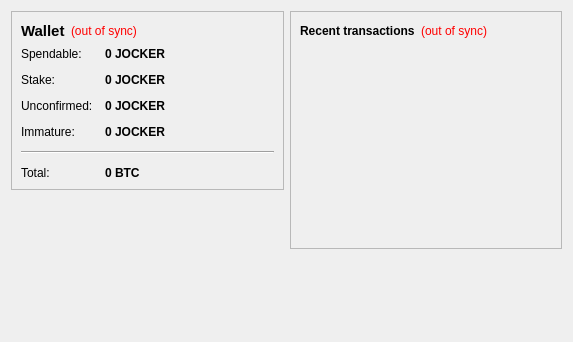
<?xml version="1.0" encoding="UTF-8"?>
<ui version="4.0">
 <class>OverviewPage</class>
 <widget class="QWidget" name="OverviewPage">
  <property name="geometry">
   <rect>
    <x>0</x>
    <y>0</y>
    <width>573</width>
    <height>342</height>
   </rect>
  </property>
  <property name="windowTitle">
   <string>Form</string>
  </property>
  <layout class="QHBoxLayout" name="horizontalLayout" stretch="1,1">
   <item>
    <layout class="QVBoxLayout" name="verticalLayout_2">
     <item>
      <widget class="QFrame" name="frame">
       <property name="frameShape">
        <enum>QFrame::StyledPanel</enum>
       </property>
       <property name="frameShadow">
        <enum>QFrame::Raised</enum>
       </property>
       <layout class="QVBoxLayout" name="verticalLayout_4">
        <item>
         <layout class="QHBoxLayout" name="horizontalLayout_4">
          <item>
           <widget class="QLabel" name="label_5">
            <property name="font">
             <font>
              <pointsize>11</pointsize>
              <weight>75</weight>
              <bold>true</bold>
             </font>
            </property>
            <property name="text">
             <string>Wallet</string>
            </property>
           </widget>
          </item>
          <item>
           <widget class="QLabel" name="labelWalletStatus">
            <property name="toolTip">
             <string>The displayed information may be out of date. Your wallet automatically synchronizes with the Jocker network after a connection is established, but this process has not completed yet.</string>
            </property>
            <property name="styleSheet">
             <string notr="true">QLabel { color: red; }</string>
            </property>
            <property name="text">
             <string notr="true">(out of sync)</string>
            </property>
            <property name="alignment">
             <set>Qt::AlignLeading|Qt::AlignLeft|Qt::AlignVCenter</set>
            </property>
           </widget>
          </item>
          <item>
           <spacer name="horizontalSpacer_2">
            <property name="orientation">
             <enum>Qt::Horizontal</enum>
            </property>
            <property name="sizeHint" stdset="0">
             <size>
              <width>40</width>
              <height>20</height>
             </size>
            </property>
           </spacer>
          </item>
         </layout>
        </item>
        <item>
         <layout class="QFormLayout" name="formLayout_2">
          <property name="fieldGrowthPolicy">
           <enum>QFormLayout::AllNonFixedFieldsGrow</enum>
          </property>
          <property name="horizontalSpacing">
           <number>12</number>
          </property>
          <property name="verticalSpacing">
           <number>12</number>
          </property>
          <item row="0" column="0">
           <widget class="QLabel" name="label">
            <property name="text">
             <string>Spendable:</string>
            </property>
           </widget>
          </item>
          <item row="0" column="1">
           <widget class="QLabel" name="labelBalance">
            <property name="font">
             <font>
              <weight>75</weight>
              <bold>true</bold>
             </font>
            </property>
            <property name="cursor">
             <cursorShape>IBeamCursor</cursorShape>
            </property>
            <property name="toolTip">
             <string>Your current spendable balance</string>
            </property>
            <property name="text">
             <string notr="true">0 JOCKER</string>
            </property>
            <property name="textInteractionFlags">
             <set>Qt::LinksAccessibleByMouse|Qt::TextSelectableByKeyboard|Qt::TextSelectableByMouse</set>
            </property>
           </widget>
          </item>
          <item row="1" column="0">
           <widget class="QLabel" name="label_6">
            <property name="text">
             <string>Stake:</string>
            </property>
           </widget>
          </item>
          <item row="1" column="1">
           <widget class="QLabel" name="labelStake">
            <property name="font">
             <font>
              <weight>75</weight>
              <bold>true</bold>
             </font>
            </property>
            <property name="cursor">
             <cursorShape>IBeamCursor</cursorShape>
            </property>
            <property name="toolTip">
             <string>Total of coins that was staked, and do not yet count toward the current balance</string>
            </property>
            <property name="text">
             <string notr="true">0 JOCKER</string>
            </property>
            <property name="textInteractionFlags">
             <set>Qt::LinksAccessibleByMouse|Qt::TextSelectableByKeyboard|Qt::TextSelectableByMouse</set>
            </property>
           </widget>
          </item>
          <item row="2" column="0">
           <widget class="QLabel" name="label_3">
            <property name="text">
             <string>Unconfirmed:</string>
            </property>
           </widget>
          </item>
          <item row="2" column="1">
           <widget class="QLabel" name="labelUnconfirmed">
            <property name="font">
             <font>
              <weight>75</weight>
              <bold>true</bold>
             </font>
            </property>
            <property name="cursor">
             <cursorShape>IBeamCursor</cursorShape>
            </property>
            <property name="toolTip">
             <string>Total of transactions that have yet to be confirmed, and do not yet count toward the current balance</string>
            </property>
            <property name="text">
             <string notr="true">0 JOCKER</string>
            </property>
            <property name="textInteractionFlags">
             <set>Qt::LinksAccessibleByMouse|Qt::TextSelectableByKeyboard|Qt::TextSelectableByMouse</set>
            </property>
           </widget>
          </item>
          <item row="3" column="0">
           <widget class="QLabel" name="labelImmatureText">
            <property name="text">
             <string>Immature:</string>
            </property>
           </widget>
          </item>
          <item row="3" column="1">
           <widget class="QLabel" name="labelImmature">
            <property name="font">
             <font>
              <weight>75</weight>
              <bold>true</bold>
             </font>
            </property>
            <property name="toolTip">
             <string>Mined balance that has not yet matured</string>
            </property>
            <property name="text">
             <string notr="true">0 JOCKER</string>
            </property>
            <property name="textInteractionFlags">
             <set>Qt::LinksAccessibleByMouse|Qt::TextSelectableByKeyboard|Qt::TextSelectableByMouse</set>
            </property>
           </widget>
          </item>
          <item row="4" column="0" colspan="2">
           <widget class="Line" name="line">
            <property name="orientation">
             <enum>Qt::Horizontal</enum>
            </property>
           </widget>
          </item>
          <item row="5" column="0">
           <widget class="QLabel" name="labelTotalText">
            <property name="text">
             <string>Total:</string>
            </property>
           </widget>
          </item>
          <item row="5" column="1">
           <widget class="QLabel" name="labelTotal">
            <property name="font">
             <font>
              <weight>75</weight>
              <bold>true</bold>
             </font>
            </property>
            <property name="cursor">
             <cursorShape>IBeamCursor</cursorShape>
            </property>
            <property name="toolTip">
             <string>Your current total balance</string>
            </property>
            <property name="text">
             <string notr="true">0 BTC</string>
            </property>
            <property name="textInteractionFlags">
             <set>Qt::LinksAccessibleByMouse|Qt::TextSelectableByKeyboard|Qt::TextSelectableByMouse</set>
            </property>
           </widget>
          </item>
         </layout>
        </item>
       </layout>
      </widget>
     </item>
     <item>
      <spacer name="verticalSpacer">
       <property name="orientation">
        <enum>Qt::Vertical</enum>
       </property>
       <property name="sizeHint" stdset="0">
        <size>
         <width>20</width>
         <height>40</height>
        </size>
       </property>
      </spacer>
     </item>
    </layout>
   </item>
   <item>
    <layout class="QVBoxLayout" name="verticalLayout_3">
     <item>
      <widget class="QFrame" name="frame_2">
       <property name="frameShape">
        <enum>QFrame::StyledPanel</enum>
       </property>
       <property name="frameShadow">
        <enum>QFrame::Raised</enum>
       </property>
       <layout class="QVBoxLayout" name="verticalLayout">
        <item>
         <layout class="QHBoxLayout" name="horizontalLayout_2">
          <item>
           <widget class="QLabel" name="label_4">
            <property name="text">
             <string>&lt;b&gt;Recent transactions&lt;/b&gt;</string>
            </property>
           </widget>
          </item>
          <item>
           <widget class="QLabel" name="labelTransactionsStatus">
            <property name="toolTip">
             <string>The displayed information may be out of date. Your wallet automatically synchronizes with the Jocker network after a connection is established, but this process has not completed yet.</string>
            </property>
            <property name="styleSheet">
             <string notr="true">QLabel { color: red; }</string>
            </property>
            <property name="text">
             <string notr="true">(out of sync)</string>
            </property>
            <property name="alignment">
             <set>Qt::AlignRight|Qt::AlignTrailing|Qt::AlignVCenter</set>
            </property>
           </widget>
          </item>
          <item>
           <spacer name="horizontalSpacer">
            <property name="orientation">
             <enum>Qt::Horizontal</enum>
            </property>
            <property name="sizeHint" stdset="0">
             <size>
              <width>40</width>
              <height>20</height>
             </size>
            </property>
           </spacer>
          </item>
         </layout>
        </item>
        <item>
         <widget class="QListView" name="listTransactions">
          <property name="styleSheet">
           <string notr="true">QListView { background: transparent; }</string>
          </property>
          <property name="frameShape">
           <enum>QFrame::NoFrame</enum>
          </property>
          <property name="verticalScrollBarPolicy">
           <enum>Qt::ScrollBarAlwaysOff</enum>
          </property>
          <property name="horizontalScrollBarPolicy">
           <enum>Qt::ScrollBarAlwaysOff</enum>
          </property>
          <property name="selectionMode">
           <enum>QAbstractItemView::NoSelection</enum>
          </property>
         </widget>
        </item>
       </layout>
      </widget>
     </item>
     <item>
      <spacer name="verticalSpacer_2">
       <property name="orientation">
        <enum>Qt::Vertical</enum>
       </property>
       <property name="sizeHint" stdset="0">
        <size>
         <width>20</width>
         <height>40</height>
        </size>
       </property>
      </spacer>
     </item>
    </layout>
   </item>
  </layout>
 </widget>
 <resources/>
 <connections/>
</ui>
